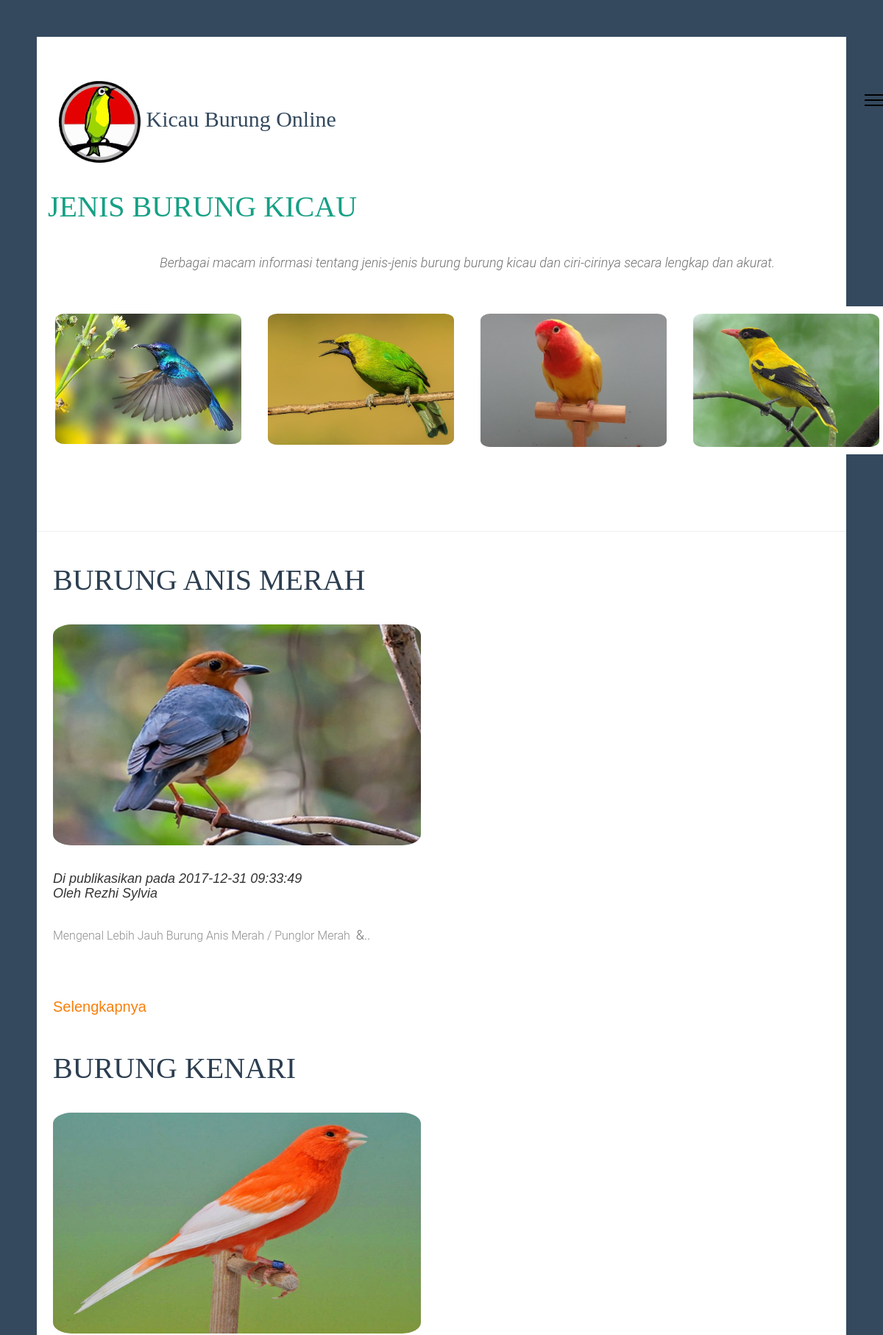
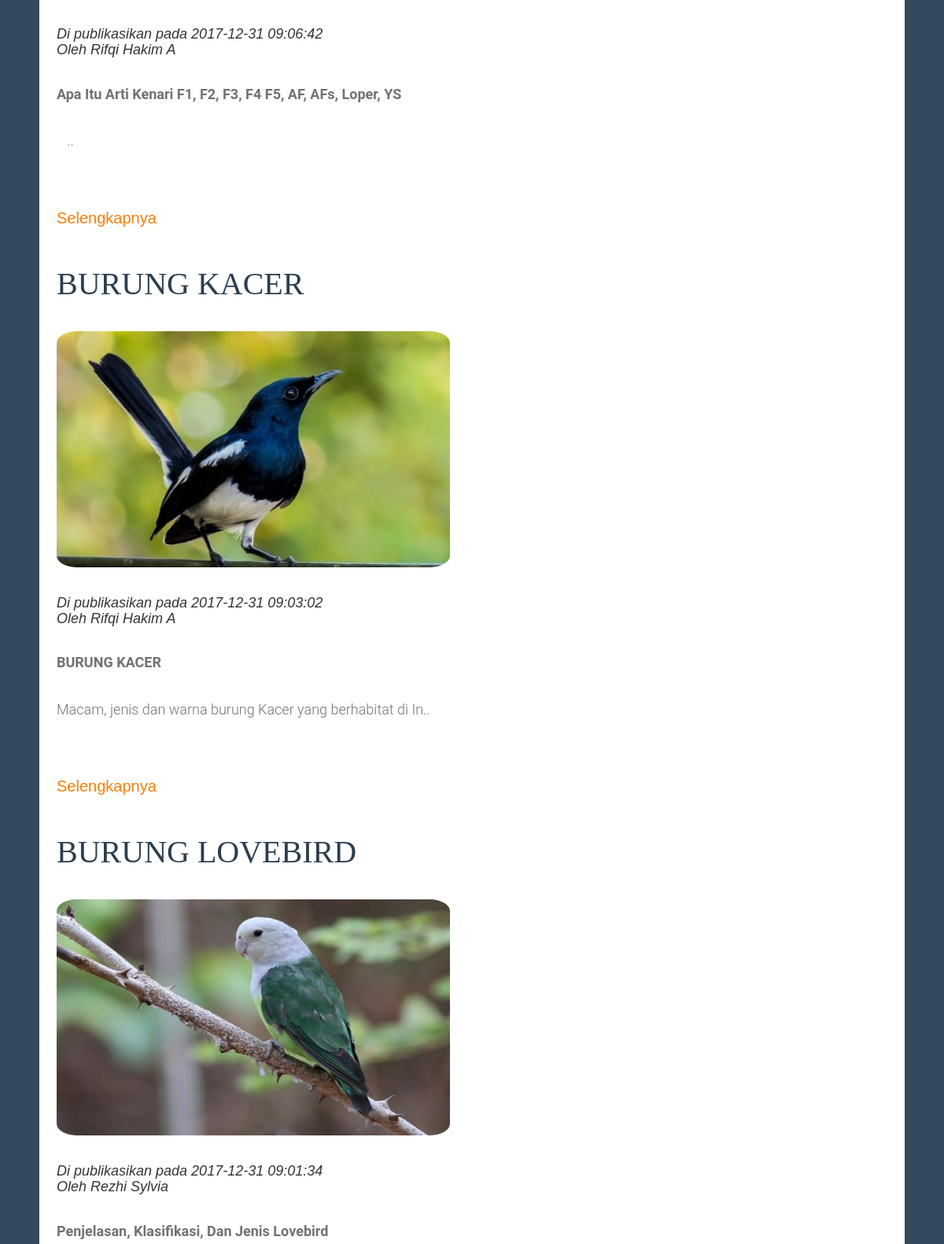
The app's page /setelah/artikel.php (upper part) with its own data (2 pictures, top to bottom).
### tables this page shows
CREATE TABLE `artikel` (
  `id_artikel` int(11) NOT NULL,
  `judul_artikel` varchar(100) DEFAULT NULL,
  `isi_artikel` text,
  `penulis_artikel` varchar(250) DEFAULT NULL,
  `photo_artikel` varchar(250) DEFAULT NULL,
  `tgl_artikel` timestamp NOT NULL DEFAULT CURRENT_TIMESTAMP ON UPDATE CURRENT_TIMESTAMP
);

### setelah/artikel.php (the view, shortened to what this page needs)
<!DOCTYPE html>
 <html class="no-js">
	<head>
	<link rel="stylesheet" href="css/animate.css">
	<link rel="stylesheet" href="css/icomoon.css">
	<link rel="stylesheet" href="css/bootstrap.css">
	<link rel="stylesheet" href="css/animatedresponsiveImagegrid.css">
	<link rel="stylesheet" href="css/magnific-popup.css">
	<link rel="stylesheet" href="css/style.css">
	</head>
	<body>
	<div id="fh5co-page">
		<header>
			<div class="container">
				<div class="fh5co-navbar-brand">
					<h1 class="col-md-8 text-left" style="color:#34495e; font-family:broadway; font-size: 150%;" class="intro-heading" ><img src="logo.png" width="10%" height="10%"> Kicau Burung Online
					<a href="#" class="js-fh5co-nav-toggle fh5co-nav-toggle"><i></i></a></h1>
<h1 style="color:#16a085; font-family:bernard mt condensed; font-size: 200%;" class="intro-heading"><marquee>JENIS BURUNG KICAU</marquee></h1>
<center><p><i>Berbagai macam informasi tentang jenis-jenis burung burung kicau dan ciri-cirinya secara lengkap dan akurat.</i></p></center>
<div class="row">
  <div class="column">
    <div class="content">
      <img  src="lovebird/p.jpg" width="100%"  alt="">
    </div>
  </div>
 <div class="column">
    <div class="content">
      <img  src="lovebird/q.jpg" width="100%"  alt="">
    </div>
  </div>
 <div class="column">
    <div class="content">
      <img src="lovebird/r.jpg" width="100%"  alt="">
    </div>
  </div>
  <div class="column">
    <div class="content">
      <img src="lovebird/s.jpg" width="100%"  alt="">
    </div>
	</div>
</div>
				</div>
			</div>
		</header><hr>
	<div id="fh5co-intro-section">
			<div class="container">
				<div class="row">
					<div class="col-md-12 text-left">
						<?php
include "koneksi.php";
$has = "SELECT * FROM artikel order by tgl_artikel desc";
$hasil = mysqli_query($conn, $has);
$num = mysqli_num_rows($hasil);
if($num<1){
	echo'<center>Tidak Ada Artikel</center>';
}else{
while($data=mysqli_fetch_array($hasil)){
	$art = substr($data['isi_artikel'],0,100);
	 echo '
					<h2 style="color:#2c3e50; font-family:bernard mt condensed; font-size: 200%;" class="intro-heading" >'.$data['judul_artikel'].'</h2>
					<img width="500" height="300" src="photo-artikel/'.$data['photo_artikel'].'"><br><br>
					<h4><i>Di publikasikan pada '.$data['tgl_artikel'].'
					<br>Oleh '.$data['penulis_artikel'].'</i></h4>
					<p >'.$art.'..</p>
					<br>
				    <a href="single.php?p='.$data['id_artikel'].'">Selengkapnya</a>
					<br><br>
		 ';}
}
?>
					</div>
				</div>
			</div>
		</div>
	</div>
	</body>
</html>

### setelah/css/style.css (style rules this page uses)
body { font-family: "Roboto", Arial, serif; line-height: 1.8; font-size: 20px; background: #f0f0f0; font-weight: 300; overflow-x: hidden; }
a { color: #FA7E0A; -webkit-transition: 0.5s; -o-transition: 0.5s; transition: 0.5s; }
p, span { margin-bottom: 1.5em; font-size: 18px; color: #727272; font-weight: 300; font-family: "Roboto", Arial, serif; }
span { font-size: 18px; color: rgba(114, 114, 114, 0.8); }
h1, h2, h3, h4, h5, h6 { color: rgba(0, 0, 0, 0.8); font-family: "Roboto Slab", Arial, sans-serif; font-weight: 300; margin: 0 0 30px 0; }
#fh5co-page { position: relative; -webkit-transition: all 0.8s cubic-bezier(0.175, 0.885, 0.32, 1.275); -moz-transition: all 0.8s cubic-bezier(0.175, 0.885, 0.32, 1.275); -ms-transition: all 0.8s cubic-bezier(0.175, 0.885, 0.32, 1.275); -o-transition: all 0.8s cubic-bezier(0.175, 0.885, 0.32, 1.275); transition: all 0.8s cubic-bezier(0.175, 0.885, 0.32, 1.275); -webkit-transform: scale(1); -moz-transform: scale(1); -ms-transform: scale(1); -o-transform: scale(1); transform: scale(1); background: #fff; }
header { padding: 3em 0; }
header .fh5co-navbar-brand { float: left; width: 100%; position: relative; }
header .fh5co-navbar-brand h1 { width: 100%; float: left; display: block; }
.fh5co-nav-toggle { cursor: pointer; text-decoration: none; position: absolute !important; top: 0; right: 0; }
.fh5co-nav-toggle i { position: relative; display: -moz-inline-stack; display: inline-block; zoom: 1; *display: inline; width: 30px; height: 2px; color: #000; font: bold 14px/.4 Helvetica; text-transform: uppercase; text-indent: -55px; background: #000; transition: all .2s ease-out; }
.fh5co-nav-toggle i::before, .fh5co-nav-toggle i::after { content: ''; width: 30px; height: 2px; background: #000; position: absolute; left: 0; -webkit-transition: 0.2s; -o-transition: 0.2s; transition: 0.2s; }
.fh5co-nav-toggle i::before { top: -7px; }
.fh5co-nav-toggle i::after { bottom: -7px; }
.fh5co-nav-toggle { float: right; z-index: 1003; position: relative; display: block; margin: 0 auto; cursor: pointer; margin-top: 0px; }
#fh5co-intro-section { margin-bottom: 2em; padding-bottom: 2em; }
.intro-heading { font-size: 40px; font-weight: 300; line-height: 1.5; }

### setelah/artikel.php (style rules this page uses)
body { background-color: white; padding: 50px; font-family: Arial; }
h1 { font-size: 50px; word-break: break-all; }
.row { margin: 8px -16px; }
.row, .row > .column { padding: 8px; }
.column { float: left; width: 25%; }
.row:after { content: ""; display: table; clear: both; }
.content { background-color: white; padding: 10px; }
img { border-radius: 5%; }
body { background-color: #34495e; }

### records on screen
artikel: judul_artikel "BURUNG ANIS MERAH", photo_artikel (picture), tgl_artikel "2017-12-31 09:33:49", penulis_artikel "Rezhi Sylvia", isi_artikel "Mengenal Lebih Jauh Burung Anis Merah / Punglor Merah &"
artikel: judul_artikel "BURUNG KENARI", photo_artikel (picture), tgl_artikel "2017-12-31 09:06:42", penulis_artikel "Rifqi Hakim A", isi_artikel "Apa Itu Arti Kenari F1, F2, F3, F4 F5, AF, AFs, Loper, YS"
artikel: judul_artikel "BURUNG KACER", photo_artikel (picture), tgl_artikel "2017-12-31 09:03:02", penulis_artikel "Rifqi Hakim A", isi_artikel "BURUNG KACER Macam, jenis dan warna burung Kacer yang berhabitat di In"
artikel: judul_artikel "BURUNG LOVEBIRD", photo_artikel (picture), tgl_artikel "2017-12-31 09:01:34", penulis_artikel "Rezhi Sylvia", isi_artikel "Penjelasan, Klasifikasi, Dan Jenis Lovebird"
